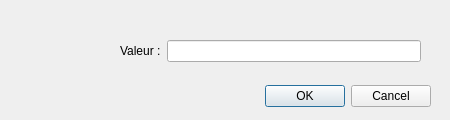
<?xml version="1.0" encoding="UTF-8"?>
<ui version="4.0">
 <class>Dialog_AddValeur</class>
 <widget class="QDialog" name="Dialog_AddValeur">
  <property name="geometry">
   <rect>
    <x>0</x>
    <y>0</y>
    <width>450</width>
    <height>120</height>
   </rect>
  </property>
  <property name="minimumSize">
   <size>
    <width>450</width>
    <height>120</height>
   </size>
  </property>
  <property name="maximumSize">
   <size>
    <width>450</width>
    <height>120</height>
   </size>
  </property>
  <property name="windowTitle">
   <string>Ajouter une valeur</string>
  </property>
  <widget class="QDialogButtonBox" name="buttonBox">
   <property name="geometry">
    <rect>
     <x>90</x>
     <y>80</y>
     <width>341</width>
     <height>32</height>
    </rect>
   </property>
   <property name="orientation">
    <enum>Qt::Horizontal</enum>
   </property>
   <property name="standardButtons">
    <set>QDialogButtonBox::Cancel|QDialogButtonBox::Ok</set>
   </property>
  </widget>
  <widget class="QLabel" name="label_2">
   <property name="geometry">
    <rect>
     <x>30</x>
     <y>20</y>
     <width>71</width>
     <height>71</height>
    </rect>
   </property>
   <property name="text">
    <string/>
   </property>
   <property name="pixmap">
    <pixmap resource="../../../Travaux en cours/Monnaies Database/resources.qrc">:/resources/img/resources/img/New.png</pixmap>
   </property>
   <property name="scaledContents">
    <bool>true</bool>
   </property>
  </widget>
  <widget class="QWidget" name="formLayoutWidget">
   <property name="geometry">
    <rect>
     <x>120</x>
     <y>40</y>
     <width>301</width>
     <height>31</height>
    </rect>
   </property>
   <layout class="QFormLayout" name="formLayout">
    <property name="fieldGrowthPolicy">
     <enum>QFormLayout::ExpandingFieldsGrow</enum>
    </property>
    <property name="labelAlignment">
     <set>Qt::AlignLeading|Qt::AlignLeft|Qt::AlignVCenter</set>
    </property>
    <item row="0" column="0">
     <widget class="QLabel" name="label">
      <property name="text">
       <string>Valeur :</string>
      </property>
     </widget>
    </item>
    <item row="0" column="1">
     <widget class="QLineEdit" name="lineEditValeur"/>
    </item>
   </layout>
  </widget>
 </widget>
 <resources>
  <include location="../../../Travaux en cours/Monnaies Database/resources.qrc"/>
  <include location="resources.qrc"/>
 </resources>
 <connections>
  <connection>
   <sender>buttonBox</sender>
   <signal>accepted()</signal>
   <receiver>Dialog_AddValeur</receiver>
   <slot>accept()</slot>
   <hints>
    <hint type="sourcelabel">
     <x>248</x>
     <y>254</y>
    </hint>
    <hint type="destinationlabel">
     <x>157</x>
     <y>274</y>
    </hint>
   </hints>
  </connection>
  <connection>
   <sender>buttonBox</sender>
   <signal>rejected()</signal>
   <receiver>Dialog_AddValeur</receiver>
   <slot>reject()</slot>
   <hints>
    <hint type="sourcelabel">
     <x>316</x>
     <y>260</y>
    </hint>
    <hint type="destinationlabel">
     <x>286</x>
     <y>274</y>
    </hint>
   </hints>
  </connection>
 </connections>
</ui>
